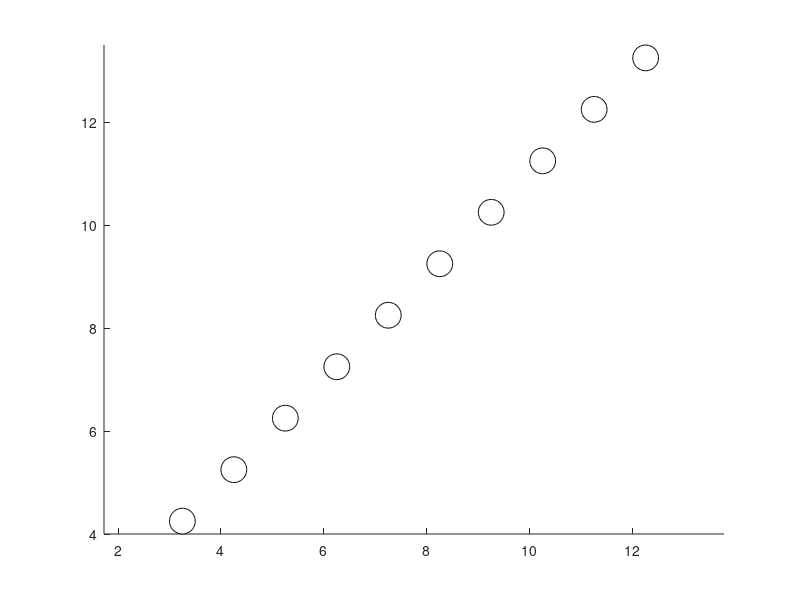

MATLAB code to generate this figure:
close all
figure

 %X = rand(5,1);
 %Y = rand(5,1);
 %centers = [X Y];
 %radii = 0.1*rand(5,1);
    
 %viscircles(centers,radii);

 
 for i = 1:10
     pos = [(i+2), (i+3), 0.5, 0.5]; 
     rectangle('Position',pos,'Curvature',[1 1],'FaceColor','w')
 end
 axis equal
 set(gca,'Color',[0 0 0]);